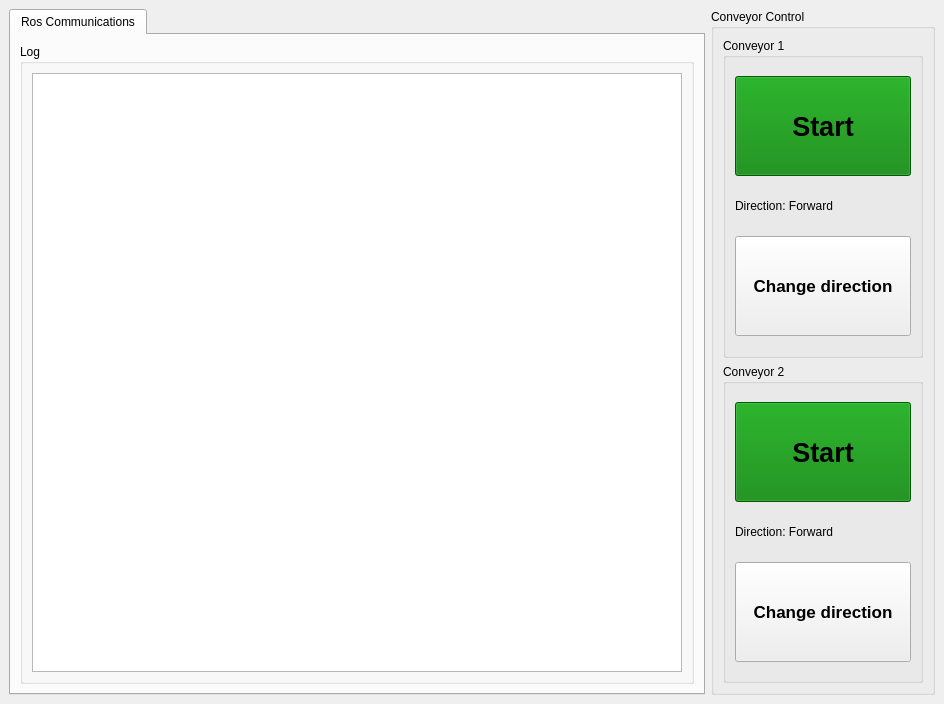
<?xml version="1.0" encoding="UTF-8"?>
<ui version="4.0">
 <class>MainWindowDesign</class>
 <widget class="QMainWindow" name="MainWindowDesign">
  <property name="geometry">
   <rect>
    <x>0</x>
    <y>0</y>
    <width>944</width>
    <height>704</height>
   </rect>
  </property>
  <property name="windowTitle">
   <string>HMI Node</string>
  </property>
  <property name="windowIcon">
   <iconset>
    <normaloff>:/images/icon.png</normaloff>:/images/icon.png</iconset>
  </property>
  <property name="locale">
   <locale language="English" country="Australia"/>
  </property>
  <widget class="QWidget" name="centralwidget">
   <layout class="QHBoxLayout">
    <item>
     <widget class="QTabWidget" name="tab_manager">
      <property name="minimumSize">
       <size>
        <width>100</width>
        <height>0</height>
       </size>
      </property>
      <property name="locale">
       <locale language="English" country="Australia"/>
      </property>
      <property name="currentIndex">
       <number>0</number>
      </property>
      <widget class="QWidget" name="tab_status">
       <attribute name="title">
        <string>Ros Communications</string>
       </attribute>
       <layout class="QVBoxLayout" name="verticalLayout_2">
        <item>
         <widget class="QGroupBox" name="groupBox_12">
          <property name="sizePolicy">
           <sizepolicy hsizetype="MinimumExpanding" vsizetype="Preferred">
            <horstretch>0</horstretch>
            <verstretch>0</verstretch>
           </sizepolicy>
          </property>
          <property name="title">
           <string>Log</string>
          </property>
          <layout class="QGridLayout" name="gridLayout_3">
           <item row="1" column="0">
            <widget class="QListView" name="view_logging"/>
           </item>
          </layout>
         </widget>
        </item>
       </layout>
      </widget>
     </widget>
    </item>
    <item>
     <widget class="QGroupBox" name="groupBox">
      <property name="title">
       <string>Conveyor Control</string>
      </property>
      <layout class="QVBoxLayout" name="verticalLayout">
       <item>
        <widget class="QGroupBox" name="groupBox_3">
         <property name="minimumSize">
          <size>
           <width>200</width>
           <height>0</height>
          </size>
         </property>
         <property name="title">
          <string>Conveyor 1</string>
         </property>
         <layout class="QVBoxLayout" name="verticalLayout_3">
          <item>
           <widget class="QPushButton" name="btn_con1_start">
            <property name="minimumSize">
             <size>
              <width>100</width>
              <height>100</height>
             </size>
            </property>
            <property name="palette">
             <palette>
              <active>
               <colorrole role="WindowText">
                <brush brushstyle="SolidPattern">
                 <color alpha="255">
                  <red>0</red>
                  <green>0</green>
                  <blue>0</blue>
                 </color>
                </brush>
               </colorrole>
               <colorrole role="Button">
                <brush brushstyle="SolidPattern">
                 <color alpha="255">
                  <red>0</red>
                  <green>128</green>
                  <blue>0</blue>
                 </color>
                </brush>
               </colorrole>
               <colorrole role="Light">
                <brush brushstyle="SolidPattern">
                 <color alpha="255">
                  <red>112</red>
                  <green>255</green>
                  <blue>106</blue>
                 </color>
                </brush>
               </colorrole>
               <colorrole role="Midlight">
                <brush brushstyle="SolidPattern">
                 <color alpha="255">
                  <red>72</red>
                  <green>239</green>
                  <blue>64</blue>
                 </color>
                </brush>
               </colorrole>
               <colorrole role="Dark">
                <brush brushstyle="SolidPattern">
                 <color alpha="255">
                  <red>16</red>
                  <green>111</green>
                  <blue>11</blue>
                 </color>
                </brush>
               </colorrole>
               <colorrole role="Mid">
                <brush brushstyle="SolidPattern">
                 <color alpha="255">
                  <red>21</red>
                  <green>149</green>
                  <blue>15</blue>
                 </color>
                </brush>
               </colorrole>
               <colorrole role="Text">
                <brush brushstyle="SolidPattern">
                 <color alpha="255">
                  <red>0</red>
                  <green>0</green>
                  <blue>0</blue>
                 </color>
                </brush>
               </colorrole>
               <colorrole role="BrightText">
                <brush brushstyle="SolidPattern">
                 <color alpha="255">
                  <red>255</red>
                  <green>255</green>
                  <blue>255</blue>
                 </color>
                </brush>
               </colorrole>
               <colorrole role="ButtonText">
                <brush brushstyle="SolidPattern">
                 <color alpha="255">
                  <red>0</red>
                  <green>0</green>
                  <blue>0</blue>
                 </color>
                </brush>
               </colorrole>
               <colorrole role="Base">
                <brush brushstyle="SolidPattern">
                 <color alpha="255">
                  <red>0</red>
                  <green>128</green>
                  <blue>0</blue>
                 </color>
                </brush>
               </colorrole>
               <colorrole role="Window">
                <brush brushstyle="SolidPattern">
                 <color alpha="255">
                  <red>0</red>
                  <green>128</green>
                  <blue>0</blue>
                 </color>
                </brush>
               </colorrole>
               <colorrole role="Shadow">
                <brush brushstyle="SolidPattern">
                 <color alpha="255">
                  <red>0</red>
                  <green>0</green>
                  <blue>0</blue>
                 </color>
                </brush>
               </colorrole>
               <colorrole role="Highlight">
                <brush brushstyle="SolidPattern">
                 <color alpha="255">
                  <red>240</red>
                  <green>227</green>
                  <blue>70</blue>
                 </color>
                </brush>
               </colorrole>
               <colorrole role="AlternateBase">
                <brush brushstyle="SolidPattern">
                 <color alpha="255">
                  <red>143</red>
                  <green>239</green>
                  <blue>139</blue>
                 </color>
                </brush>
               </colorrole>
               <colorrole role="ToolTipBase">
                <brush brushstyle="SolidPattern">
                 <color alpha="255">
                  <red>255</red>
                  <green>255</green>
                  <blue>220</blue>
                 </color>
                </brush>
               </colorrole>
               <colorrole role="ToolTipText">
                <brush brushstyle="SolidPattern">
                 <color alpha="255">
                  <red>0</red>
                  <green>0</green>
                  <blue>0</blue>
                 </color>
                </brush>
               </colorrole>
              </active>
              <inactive>
               <colorrole role="WindowText">
                <brush brushstyle="SolidPattern">
                 <color alpha="255">
                  <red>0</red>
                  <green>0</green>
                  <blue>0</blue>
                 </color>
                </brush>
               </colorrole>
               <colorrole role="Button">
                <brush brushstyle="SolidPattern">
                 <color alpha="255">
                  <red>0</red>
                  <green>128</green>
                  <blue>0</blue>
                 </color>
                </brush>
               </colorrole>
               <colorrole role="Light">
                <brush brushstyle="SolidPattern">
                 <color alpha="255">
                  <red>112</red>
                  <green>255</green>
                  <blue>106</blue>
                 </color>
                </brush>
               </colorrole>
               <colorrole role="Midlight">
                <brush brushstyle="SolidPattern">
                 <color alpha="255">
                  <red>72</red>
                  <green>239</green>
                  <blue>64</blue>
                 </color>
                </brush>
               </colorrole>
               <colorrole role="Dark">
                <brush brushstyle="SolidPattern">
                 <color alpha="255">
                  <red>16</red>
                  <green>111</green>
                  <blue>11</blue>
                 </color>
                </brush>
               </colorrole>
               <colorrole role="Mid">
                <brush brushstyle="SolidPattern">
                 <color alpha="255">
                  <red>21</red>
                  <green>149</green>
                  <blue>15</blue>
                 </color>
                </brush>
               </colorrole>
               <colorrole role="Text">
                <brush brushstyle="SolidPattern">
                 <color alpha="255">
                  <red>0</red>
                  <green>0</green>
                  <blue>0</blue>
                 </color>
                </brush>
               </colorrole>
               <colorrole role="BrightText">
                <brush brushstyle="SolidPattern">
                 <color alpha="255">
                  <red>255</red>
                  <green>255</green>
                  <blue>255</blue>
                 </color>
                </brush>
               </colorrole>
               <colorrole role="ButtonText">
                <brush brushstyle="SolidPattern">
                 <color alpha="255">
                  <red>0</red>
                  <green>0</green>
                  <blue>0</blue>
                 </color>
                </brush>
               </colorrole>
               <colorrole role="Base">
                <brush brushstyle="SolidPattern">
                 <color alpha="255">
                  <red>0</red>
                  <green>128</green>
                  <blue>0</blue>
                 </color>
                </brush>
               </colorrole>
               <colorrole role="Window">
                <brush brushstyle="SolidPattern">
                 <color alpha="255">
                  <red>0</red>
                  <green>128</green>
                  <blue>0</blue>
                 </color>
                </brush>
               </colorrole>
               <colorrole role="Shadow">
                <brush brushstyle="SolidPattern">
                 <color alpha="255">
                  <red>0</red>
                  <green>0</green>
                  <blue>0</blue>
                 </color>
                </brush>
               </colorrole>
               <colorrole role="Highlight">
                <brush brushstyle="SolidPattern">
                 <color alpha="255">
                  <red>240</red>
                  <green>227</green>
                  <blue>70</blue>
                 </color>
                </brush>
               </colorrole>
               <colorrole role="AlternateBase">
                <brush brushstyle="SolidPattern">
                 <color alpha="255">
                  <red>143</red>
                  <green>239</green>
                  <blue>139</blue>
                 </color>
                </brush>
               </colorrole>
               <colorrole role="ToolTipBase">
                <brush brushstyle="SolidPattern">
                 <color alpha="255">
                  <red>255</red>
                  <green>255</green>
                  <blue>220</blue>
                 </color>
                </brush>
               </colorrole>
               <colorrole role="ToolTipText">
                <brush brushstyle="SolidPattern">
                 <color alpha="255">
                  <red>0</red>
                  <green>0</green>
                  <blue>0</blue>
                 </color>
                </brush>
               </colorrole>
              </inactive>
              <disabled>
               <colorrole role="WindowText">
                <brush brushstyle="SolidPattern">
                 <color alpha="255">
                  <red>16</red>
                  <green>111</green>
                  <blue>11</blue>
                 </color>
                </brush>
               </colorrole>
               <colorrole role="Button">
                <brush brushstyle="SolidPattern">
                 <color alpha="255">
                  <red>0</red>
                  <green>128</green>
                  <blue>0</blue>
                 </color>
                </brush>
               </colorrole>
               <colorrole role="Light">
                <brush brushstyle="SolidPattern">
                 <color alpha="255">
                  <red>112</red>
                  <green>255</green>
                  <blue>106</blue>
                 </color>
                </brush>
               </colorrole>
               <colorrole role="Midlight">
                <brush brushstyle="SolidPattern">
                 <color alpha="255">
                  <red>72</red>
                  <green>239</green>
                  <blue>64</blue>
                 </color>
                </brush>
               </colorrole>
               <colorrole role="Dark">
                <brush brushstyle="SolidPattern">
                 <color alpha="255">
                  <red>16</red>
                  <green>111</green>
                  <blue>11</blue>
                 </color>
                </brush>
               </colorrole>
               <colorrole role="Mid">
                <brush brushstyle="SolidPattern">
                 <color alpha="255">
                  <red>21</red>
                  <green>149</green>
                  <blue>15</blue>
                 </color>
                </brush>
               </colorrole>
               <colorrole role="Text">
                <brush brushstyle="SolidPattern">
                 <color alpha="255">
                  <red>16</red>
                  <green>111</green>
                  <blue>11</blue>
                 </color>
                </brush>
               </colorrole>
               <colorrole role="BrightText">
                <brush brushstyle="SolidPattern">
                 <color alpha="255">
                  <red>255</red>
                  <green>255</green>
                  <blue>255</blue>
                 </color>
                </brush>
               </colorrole>
               <colorrole role="ButtonText">
                <brush brushstyle="SolidPattern">
                 <color alpha="255">
                  <red>16</red>
                  <green>111</green>
                  <blue>11</blue>
                 </color>
                </brush>
               </colorrole>
               <colorrole role="Base">
                <brush brushstyle="SolidPattern">
                 <color alpha="255">
                  <red>0</red>
                  <green>128</green>
                  <blue>0</blue>
                 </color>
                </brush>
               </colorrole>
               <colorrole role="Window">
                <brush brushstyle="SolidPattern">
                 <color alpha="255">
                  <red>0</red>
                  <green>128</green>
                  <blue>0</blue>
                 </color>
                </brush>
               </colorrole>
               <colorrole role="Shadow">
                <brush brushstyle="SolidPattern">
                 <color alpha="255">
                  <red>0</red>
                  <green>0</green>
                  <blue>0</blue>
                 </color>
                </brush>
               </colorrole>
               <colorrole role="Highlight">
                <brush brushstyle="SolidPattern">
                 <color alpha="255">
                  <red>240</red>
                  <green>240</green>
                  <blue>240</blue>
                 </color>
                </brush>
               </colorrole>
               <colorrole role="AlternateBase">
                <brush brushstyle="SolidPattern">
                 <color alpha="255">
                  <red>32</red>
                  <green>223</green>
                  <blue>23</blue>
                 </color>
                </brush>
               </colorrole>
               <colorrole role="ToolTipBase">
                <brush brushstyle="SolidPattern">
                 <color alpha="255">
                  <red>255</red>
                  <green>255</green>
                  <blue>220</blue>
                 </color>
                </brush>
               </colorrole>
               <colorrole role="ToolTipText">
                <brush brushstyle="SolidPattern">
                 <color alpha="255">
                  <red>0</red>
                  <green>0</green>
                  <blue>0</blue>
                 </color>
                </brush>
               </colorrole>
              </disabled>
             </palette>
            </property>
            <property name="font">
             <font>
              <pointsize>20</pointsize>
              <weight>75</weight>
              <bold>true</bold>
             </font>
            </property>
            <property name="styleSheet">
             <string notr="true">background-color: green;</string>
            </property>
            <property name="text">
             <string>Start</string>
            </property>
            <property name="checkable">
             <bool>false</bool>
            </property>
            <property name="checked">
             <bool>false</bool>
            </property>
           </widget>
          </item>
          <item>
           <widget class="QLabel" name="lbl_con1_dir">
            <property name="maximumSize">
             <size>
              <width>16777215</width>
              <height>30</height>
             </size>
            </property>
            <property name="text">
             <string>Direction: Forward</string>
            </property>
           </widget>
          </item>
          <item>
           <widget class="QPushButton" name="btn_con1_change">
            <property name="minimumSize">
             <size>
              <width>100</width>
              <height>100</height>
             </size>
            </property>
            <property name="font">
             <font>
              <pointsize>13</pointsize>
              <weight>75</weight>
              <bold>true</bold>
             </font>
            </property>
            <property name="text">
             <string>Change direction</string>
            </property>
           </widget>
          </item>
         </layout>
        </widget>
       </item>
       <item>
        <widget class="QGroupBox" name="groupBox_4">
         <property name="minimumSize">
          <size>
           <width>200</width>
           <height>0</height>
          </size>
         </property>
         <property name="title">
          <string>Conveyor 2</string>
         </property>
         <layout class="QVBoxLayout" name="verticalLayout_4">
          <item>
           <widget class="QPushButton" name="btn_con2_start">
            <property name="minimumSize">
             <size>
              <width>100</width>
              <height>100</height>
             </size>
            </property>
            <property name="palette">
             <palette>
              <active>
               <colorrole role="WindowText">
                <brush brushstyle="SolidPattern">
                 <color alpha="255">
                  <red>0</red>
                  <green>0</green>
                  <blue>0</blue>
                 </color>
                </brush>
               </colorrole>
               <colorrole role="Button">
                <brush brushstyle="SolidPattern">
                 <color alpha="255">
                  <red>0</red>
                  <green>128</green>
                  <blue>0</blue>
                 </color>
                </brush>
               </colorrole>
               <colorrole role="Light">
                <brush brushstyle="SolidPattern">
                 <color alpha="255">
                  <red>112</red>
                  <green>255</green>
                  <blue>106</blue>
                 </color>
                </brush>
               </colorrole>
               <colorrole role="Midlight">
                <brush brushstyle="SolidPattern">
                 <color alpha="255">
                  <red>72</red>
                  <green>239</green>
                  <blue>64</blue>
                 </color>
                </brush>
               </colorrole>
               <colorrole role="Dark">
                <brush brushstyle="SolidPattern">
                 <color alpha="255">
                  <red>16</red>
                  <green>111</green>
                  <blue>11</blue>
                 </color>
                </brush>
               </colorrole>
               <colorrole role="Mid">
                <brush brushstyle="SolidPattern">
                 <color alpha="255">
                  <red>21</red>
                  <green>149</green>
                  <blue>15</blue>
                 </color>
                </brush>
               </colorrole>
               <colorrole role="Text">
                <brush brushstyle="SolidPattern">
                 <color alpha="255">
                  <red>0</red>
                  <green>0</green>
                  <blue>0</blue>
                 </color>
                </brush>
               </colorrole>
               <colorrole role="BrightText">
                <brush brushstyle="SolidPattern">
                 <color alpha="255">
                  <red>255</red>
                  <green>255</green>
                  <blue>255</blue>
                 </color>
                </brush>
               </colorrole>
               <colorrole role="ButtonText">
                <brush brushstyle="SolidPattern">
                 <color alpha="255">
                  <red>0</red>
                  <green>0</green>
                  <blue>0</blue>
                 </color>
                </brush>
               </colorrole>
               <colorrole role="Base">
                <brush brushstyle="SolidPattern">
                 <color alpha="255">
                  <red>0</red>
                  <green>128</green>
                  <blue>0</blue>
                 </color>
                </brush>
               </colorrole>
               <colorrole role="Window">
                <brush brushstyle="SolidPattern">
                 <color alpha="255">
                  <red>0</red>
                  <green>128</green>
                  <blue>0</blue>
                 </color>
                </brush>
               </colorrole>
               <colorrole role="Shadow">
                <brush brushstyle="SolidPattern">
                 <color alpha="255">
                  <red>0</red>
                  <green>0</green>
                  <blue>0</blue>
                 </color>
                </brush>
               </colorrole>
               <colorrole role="Highlight">
                <brush brushstyle="SolidPattern">
                 <color alpha="255">
                  <red>240</red>
                  <green>227</green>
                  <blue>70</blue>
                 </color>
                </brush>
               </colorrole>
               <colorrole role="AlternateBase">
                <brush brushstyle="SolidPattern">
                 <color alpha="255">
                  <red>143</red>
                  <green>239</green>
                  <blue>139</blue>
                 </color>
                </brush>
               </colorrole>
               <colorrole role="ToolTipBase">
                <brush brushstyle="SolidPattern">
                 <color alpha="255">
                  <red>255</red>
                  <green>255</green>
                  <blue>220</blue>
                 </color>
                </brush>
               </colorrole>
               <colorrole role="ToolTipText">
                <brush brushstyle="SolidPattern">
                 <color alpha="255">
                  <red>0</red>
                  <green>0</green>
                  <blue>0</blue>
                 </color>
                </brush>
               </colorrole>
              </active>
              <inactive>
               <colorrole role="WindowText">
                <brush brushstyle="SolidPattern">
                 <color alpha="255">
                  <red>0</red>
                  <green>0</green>
                  <blue>0</blue>
                 </color>
                </brush>
               </colorrole>
               <colorrole role="Button">
                <brush brushstyle="SolidPattern">
                 <color alpha="255">
                  <red>0</red>
                  <green>128</green>
                  <blue>0</blue>
                 </color>
                </brush>
               </colorrole>
               <colorrole role="Light">
                <brush brushstyle="SolidPattern">
                 <color alpha="255">
                  <red>112</red>
                  <green>255</green>
                  <blue>106</blue>
                 </color>
                </brush>
               </colorrole>
               <colorrole role="Midlight">
                <brush brushstyle="SolidPattern">
                 <color alpha="255">
                  <red>72</red>
                  <green>239</green>
                  <blue>64</blue>
                 </color>
                </brush>
               </colorrole>
               <colorrole role="Dark">
                <brush brushstyle="SolidPattern">
                 <color alpha="255">
                  <red>16</red>
                  <green>111</green>
                  <blue>11</blue>
                 </color>
                </brush>
               </colorrole>
               <colorrole role="Mid">
                <brush brushstyle="SolidPattern">
                 <color alpha="255">
                  <red>21</red>
                  <green>149</green>
                  <blue>15</blue>
                 </color>
                </brush>
               </colorrole>
               <colorrole role="Text">
                <brush brushstyle="SolidPattern">
                 <color alpha="255">
                  <red>0</red>
                  <green>0</green>
                  <blue>0</blue>
                 </color>
                </brush>
               </colorrole>
               <colorrole role="BrightText">
                <brush brushstyle="SolidPattern">
                 <color alpha="255">
                  <red>255</red>
                  <green>255</green>
                  <blue>255</blue>
                 </color>
                </brush>
               </colorrole>
               <colorrole role="ButtonText">
                <brush brushstyle="SolidPattern">
                 <color alpha="255">
                  <red>0</red>
                  <green>0</green>
                  <blue>0</blue>
                 </color>
                </brush>
               </colorrole>
               <colorrole role="Base">
                <brush brushstyle="SolidPattern">
                 <color alpha="255">
                  <red>0</red>
                  <green>128</green>
                  <blue>0</blue>
                 </color>
                </brush>
               </colorrole>
               <colorrole role="Window">
                <brush brushstyle="SolidPattern">
                 <color alpha="255">
                  <red>0</red>
                  <green>128</green>
                  <blue>0</blue>
                 </color>
                </brush>
               </colorrole>
               <colorrole role="Shadow">
                <brush brushstyle="SolidPattern">
                 <color alpha="255">
                  <red>0</red>
                  <green>0</green>
                  <blue>0</blue>
                 </color>
                </brush>
               </colorrole>
               <colorrole role="Highlight">
                <brush brushstyle="SolidPattern">
                 <color alpha="255">
                  <red>240</red>
                  <green>227</green>
                  <blue>70</blue>
                 </color>
                </brush>
               </colorrole>
               <colorrole role="AlternateBase">
                <brush brushstyle="SolidPattern">
                 <color alpha="255">
                  <red>143</red>
                  <green>239</green>
                  <blue>139</blue>
                 </color>
                </brush>
               </colorrole>
               <colorrole role="ToolTipBase">
                <brush brushstyle="SolidPattern">
                 <color alpha="255">
                  <red>255</red>
                  <green>255</green>
                  <blue>220</blue>
                 </color>
                </brush>
               </colorrole>
               <colorrole role="ToolTipText">
                <brush brushstyle="SolidPattern">
                 <color alpha="255">
                  <red>0</red>
                  <green>0</green>
                  <blue>0</blue>
                 </color>
                </brush>
               </colorrole>
              </inactive>
              <disabled>
               <colorrole role="WindowText">
                <brush brushstyle="SolidPattern">
                 <color alpha="255">
                  <red>16</red>
                  <green>111</green>
                  <blue>11</blue>
                 </color>
                </brush>
               </colorrole>
               <colorrole role="Button">
                <brush brushstyle="SolidPattern">
                 <color alpha="255">
                  <red>0</red>
                  <green>128</green>
                  <blue>0</blue>
                 </color>
                </brush>
               </colorrole>
               <colorrole role="Light">
                <brush brushstyle="SolidPattern">
                 <color alpha="255">
                  <red>112</red>
                  <green>255</green>
                  <blue>106</blue>
                 </color>
                </brush>
               </colorrole>
               <colorrole role="Midlight">
                <brush brushstyle="SolidPattern">
                 <color alpha="255">
                  <red>72</red>
                  <green>239</green>
                  <blue>64</blue>
                 </color>
                </brush>
               </colorrole>
               <colorrole role="Dark">
                <brush brushstyle="SolidPattern">
                 <color alpha="255">
                  <red>16</red>
                  <green>111</green>
                  <blue>11</blue>
                 </color>
                </brush>
               </colorrole>
               <colorrole role="Mid">
                <brush brushstyle="SolidPattern">
                 <color alpha="255">
                  <red>21</red>
                  <green>149</green>
                  <blue>15</blue>
                 </color>
                </brush>
               </colorrole>
               <colorrole role="Text">
                <brush brushstyle="SolidPattern">
                 <color alpha="255">
                  <red>16</red>
                  <green>111</green>
                  <blue>11</blue>
                 </color>
                </brush>
               </colorrole>
               <colorrole role="BrightText">
                <brush brushstyle="SolidPattern">
                 <color alpha="255">
                  <red>255</red>
                  <green>255</green>
                  <blue>255</blue>
                 </color>
                </brush>
               </colorrole>
               <colorrole role="ButtonText">
                <brush brushstyle="SolidPattern">
                 <color alpha="255">
                  <red>16</red>
                  <green>111</green>
                  <blue>11</blue>
                 </color>
                </brush>
               </colorrole>
               <colorrole role="Base">
                <brush brushstyle="SolidPattern">
                 <color alpha="255">
                  <red>0</red>
                  <green>128</green>
                  <blue>0</blue>
                 </color>
                </brush>
               </colorrole>
               <colorrole role="Window">
                <brush brushstyle="SolidPattern">
                 <color alpha="255">
                  <red>0</red>
                  <green>128</green>
                  <blue>0</blue>
                 </color>
                </brush>
               </colorrole>
               <colorrole role="Shadow">
                <brush brushstyle="SolidPattern">
                 <color alpha="255">
                  <red>0</red>
                  <green>0</green>
                  <blue>0</blue>
                 </color>
                </brush>
               </colorrole>
               <colorrole role="Highlight">
                <brush brushstyle="SolidPattern">
                 <color alpha="255">
                  <red>240</red>
                  <green>240</green>
                  <blue>240</blue>
                 </color>
                </brush>
               </colorrole>
               <colorrole role="AlternateBase">
                <brush brushstyle="SolidPattern">
                 <color alpha="255">
                  <red>32</red>
                  <green>223</green>
                  <blue>23</blue>
                 </color>
                </brush>
               </colorrole>
               <colorrole role="ToolTipBase">
                <brush brushstyle="SolidPattern">
                 <color alpha="255">
                  <red>255</red>
                  <green>255</green>
                  <blue>220</blue>
                 </color>
                </brush>
               </colorrole>
               <colorrole role="ToolTipText">
                <brush brushstyle="SolidPattern">
                 <color alpha="255">
                  <red>0</red>
                  <green>0</green>
                  <blue>0</blue>
                 </color>
                </brush>
               </colorrole>
              </disabled>
             </palette>
            </property>
            <property name="font">
             <font>
              <pointsize>20</pointsize>
              <weight>75</weight>
              <bold>true</bold>
             </font>
            </property>
            <property name="styleSheet">
             <string notr="true">background-color: green;</string>
            </property>
            <property name="text">
             <string>Start</string>
            </property>
           </widget>
          </item>
          <item>
           <widget class="QLabel" name="lbl_con2_dir">
            <property name="maximumSize">
             <size>
              <width>16777215</width>
              <height>30</height>
             </size>
            </property>
            <property name="text">
             <string>Direction: Forward</string>
            </property>
           </widget>
          </item>
          <item>
           <widget class="QPushButton" name="btn_con2_change">
            <property name="minimumSize">
             <size>
              <width>100</width>
              <height>100</height>
             </size>
            </property>
            <property name="font">
             <font>
              <pointsize>13</pointsize>
              <weight>75</weight>
              <bold>true</bold>
             </font>
            </property>
            <property name="text">
             <string>Change direction</string>
            </property>
           </widget>
          </item>
         </layout>
        </widget>
       </item>
      </layout>
     </widget>
    </item>
   </layout>
  </widget>
  <action name="action_Quit">
   <property name="text">
    <string>&amp;Quit</string>
   </property>
   <property name="shortcut">
    <string>Ctrl+Q</string>
   </property>
   <property name="shortcutContext">
    <enum>Qt::ApplicationShortcut</enum>
   </property>
  </action>
  <action name="action_Preferences">
   <property name="text">
    <string>&amp;Preferences</string>
   </property>
  </action>
  <action name="actionAbout">
   <property name="text">
    <string>&amp;About</string>
   </property>
  </action>
  <action name="actionAbout_Qt">
   <property name="text">
    <string>About &amp;Qt</string>
   </property>
  </action>
 </widget>
 <resources/>
 <connections>
  <connection>
   <sender>action_Quit</sender>
   <signal>triggered()</signal>
   <receiver>MainWindowDesign</receiver>
   <slot>close()</slot>
   <hints>
    <hint type="sourcelabel">
     <x>-1</x>
     <y>-1</y>
    </hint>
    <hint type="destinationlabel">
     <x>399</x>
     <y>299</y>
    </hint>
   </hints>
  </connection>
 </connections>
</ui>
